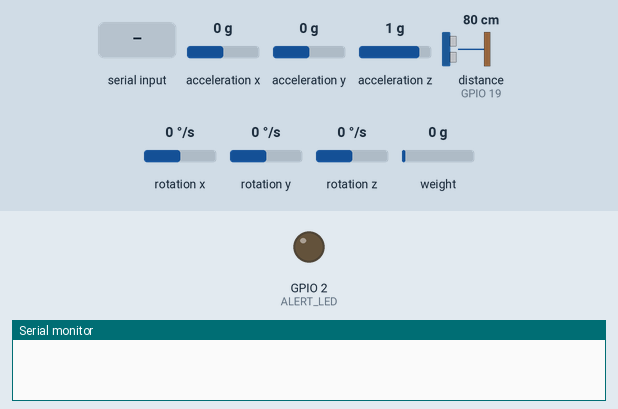
The sketch below on a simulated ESP32. Shown: output pins drawn as LEDs (lit = HIGH), the last lines printed to the serial monitor. Wiring (inferred from the names in the program): ultrasonic range finder: trigger GPIO 18; echo GPIO 19. The inputs (shaded band) are chosen by the test bench; at power-on: acceleration x 0 g, acceleration y 0 g, acceleration z 1 g, distance to the obstacle (sensor on GPIO 19) 80 cm, rotation x 0 °/s, rotation y 0 °/s, rotation z 0 °/s, weight on the scale 0 g. The echo pulse lasts 58.3 µs per cm; pins used as bus, display or sensor lines are not drawn.

Above: at 5.2 s.
5.3 s: "D" received over Serial
At 7.8 s:
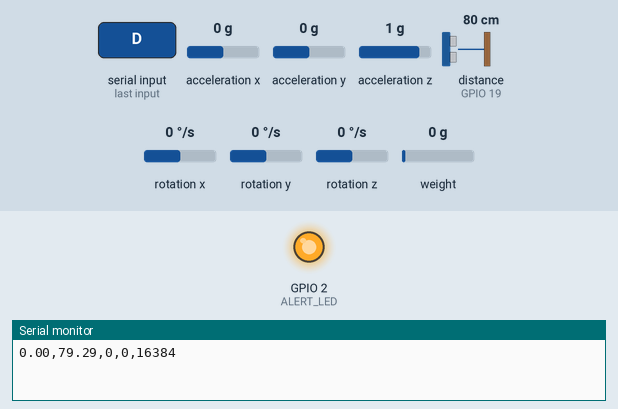
8.4 s: "S" received over Serial
At 10.0 s:
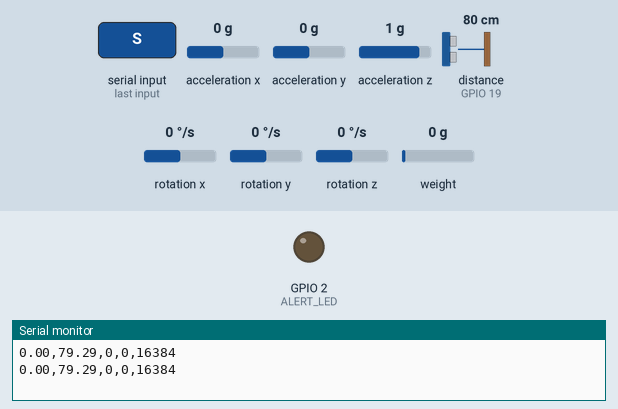
Timing chart, 0 to 11.5 s (numbered marks = the images above; inputs shaded):
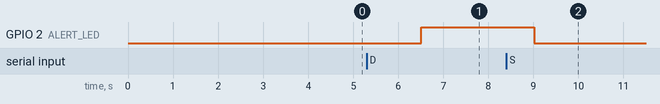

The sketch:

load_cell_code.ino
```cpp
#include "HX711.h"
#include <Wire.h>
#include <MPU6050.h>

// 🔹 BIDIRECTIONAL CONTROL ALERT ACTUATION
#define ALERT_LED 2  // Built-in blue LED on ESP32 (or connect to pin 2 relay/buzzer)

// 🔹 LOAD CELL
#define DT 4
#define SCK 5
HX711 scale;
float calibration_factor = 420.0;

// 🔹 ULTRASONIC
#define TRIG 18
#define ECHO 19

// 🔹 MPU6050
MPU6050 mpu;

void setup() {
  Serial.begin(115200);
  delay(1000);

  // Initialize Bidirectional Alert LED
  pinMode(ALERT_LED, OUTPUT);
  digitalWrite(ALERT_LED, LOW); // Start off

  // HX711 Load Cell
  scale.begin(DT, SCK);
  scale.set_scale(calibration_factor);
  scale.tare();

  // Ultrasonic Distance Sensor
  pinMode(TRIG, OUTPUT);
  pinMode(ECHO, INPUT);

  // MPU6050 Gyro/Accelerometer
  Wire.begin(21, 22);
  mpu.initialize();

  delay(2000);
}

void loop() {
  // 🔹 Closed-Loop Bidirectional Feedback Actuator
  // Checks for commands written by the Digital Twin over the active Serial port
  if (Serial.available() > 0) {
    char cmd = Serial.read();
    if (cmd == 'D') {
      digitalWrite(ALERT_LED, HIGH);  // Turn ON physical alert siren / built-in LED (DANGER)
    } else if (cmd == 'S') {
      digitalWrite(ALERT_LED, LOW);   // Turn OFF (SAFE / WARNING)
    }
  }

  // 🔹 LOAD CELL (stable filtering)
  float rawWeight = scale.get_units(20);

  if (abs(rawWeight) < 0.05) rawWeight = 0;

  static float weight = 0;
  weight = 0.8 * weight + 0.2 * rawWeight;

  // 🔹 ULTRASONIC (stable distance capture)
  digitalWrite(TRIG, LOW);
  delayMicroseconds(2);
  digitalWrite(TRIG, HIGH);
  delayMicroseconds(10);
  digitalWrite(TRIG, LOW);

  long duration = pulseIn(ECHO, HIGH, 30000);
  float distance = duration * 0.034 / 2;

  if (distance <= 0 || distance > 400) distance = 400;

  // 🔹 MPU6050
  int16_t ax, ay, az;
  mpu.getAcceleration(&ax, &ay, &az);

  // 🔥 OUTPUT FOR DIGITAL TWIN & AI (CSV FORMAT)
  Serial.print(weight);
  Serial.print(",");
  Serial.print(distance);
  Serial.print(",");
  Serial.print(ax);
  Serial.print(",");
  Serial.print(ay);
  Serial.print(",");
  Serial.println(az);

  delay(500);
}
```

Measured:
- after the input at 5.3 s, GPIO 2 (ALERT_LED): LOW → HIGH after 1.2 s
- after the input at 8.4 s, GPIO 2 (ALERT_LED): HIGH → LOW after 0.61 s
